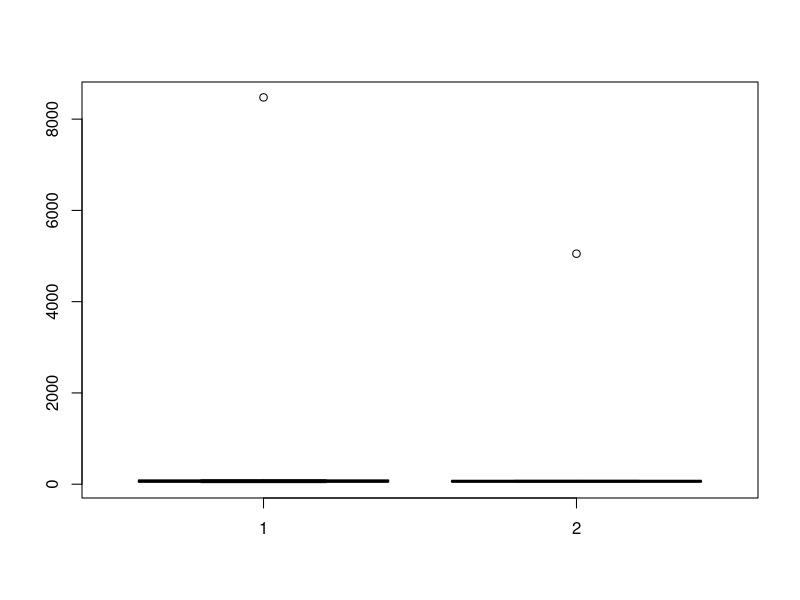

Here is the R script that generated this plot:
a<-c(76,35,47,64,95,66,89,36,8476,35,47,64,95,66,89,36,84)
b<-c(51, 56, 84, 60, 59, 70, 63, 66, 5051,56,84,60,59,70,63,66,50)
mean(a)
mean(b)
median(a)
median(b)
range(a)
range(b)
boxplot(a,b)